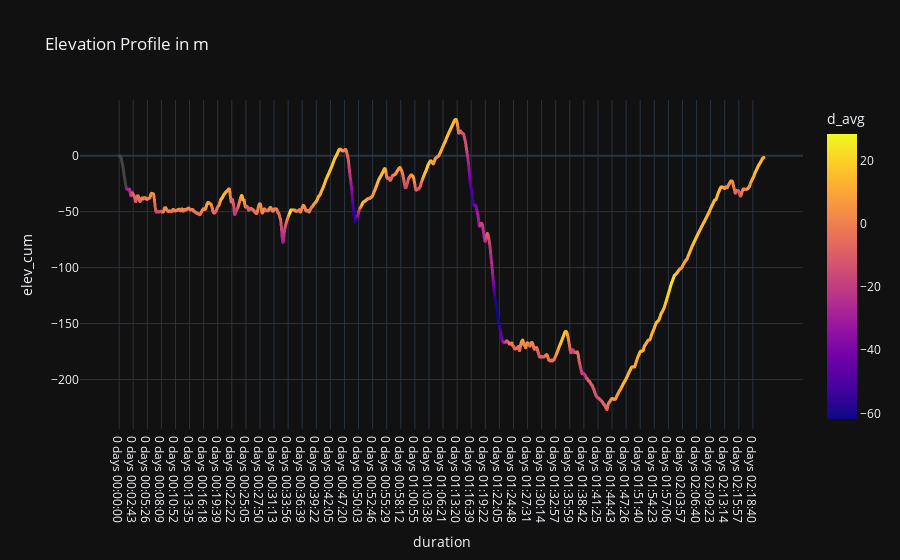

The notebook cell this image was saved under:
### Code cell
fig_2 = px.scatter(df, x='duration', y='elev_cum',color='d_avg',template='plotly_dark',hover_name='d+',title='Elevation Profile in m')
fig_2.update_traces(marker=dict(size=3), selector=dict(mode='markers'))

fig_2.show()

### Figure 1 — Plotly figure (JSON) as saved in the notebook; plotly's stock layout.template omitted (floating-point values rounded to 4 significant figures; data arrays with more than 128 entries replaced by an {"elided": "..."} marker saying what was removed)
{"data": [{"hovertemplate": "<b>%{hovertext}</b><br><br>duration=%{x}<br>elev_cum=%{y}<br>d_avg=%{marker.color}<extra></extra>", "hovertext": {"elided": "7463 float values"}, "legendgroup": "", "marker": {"color": {"elided": "7463 float values"}, "coloraxis": "coloraxis", "size": 3, "symbol": "circle"}, "mode": "markers", "name": "", "showlegend": false, "type": "scattergl", "x": {"elided": "7463 str values"}, "xaxis": "x", "y": {"elided": "7463 float values"}, "yaxis": "y"}], "layout": {"autosize": true, "coloraxis": {"colorbar": {"title": {"text": "d_avg"}}, "colorscale": [[0, "#0d0887"], [0.1111, "#46039f"], [0.2222, "#7201a8"], [0.3333, "#9c179e"], [0.4444, "#bd3786"], [0.5556, "#d8576b"], [0.6667, "#ed7953"], [0.7778, "#fb9f3a"], [0.8889, "#fdca26"], [1, "#f0f921"]]}, "legend": {"tracegroupgap": 0}, "title": {"text": "Elevation Profile in m"}, "xaxis": {"anchor": "y", "autorange": true, "domain": [0, 1], "range": [-440.9, 7903.0], "title": {"text": "duration"}, "type": "category"}, "yaxis": {"anchor": "x", "autorange": true, "domain": [0, 1], "range": [-250.0, 55.58], "title": {"text": "elev_cum"}, "type": "linear"}}}
